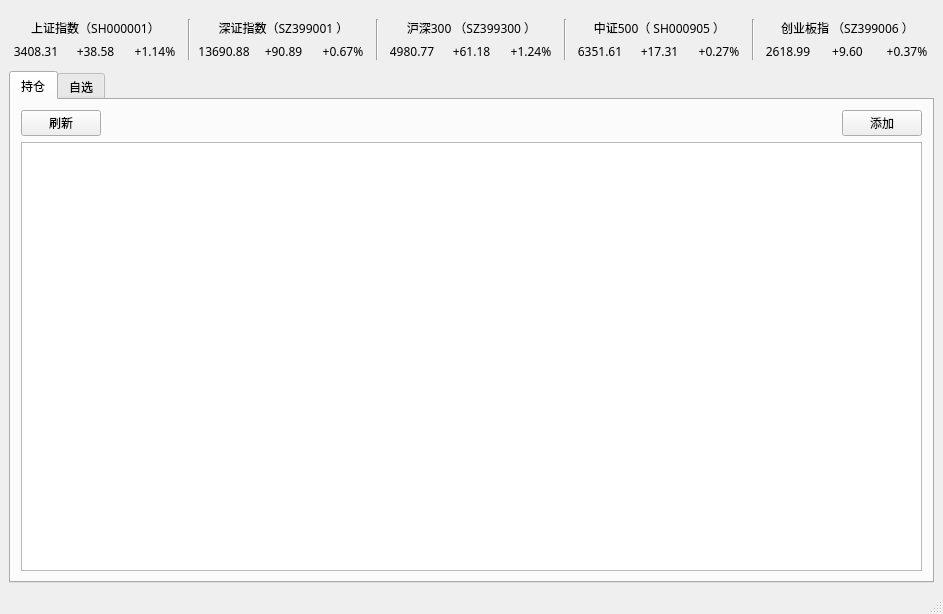
<?xml version="1.0" encoding="UTF-8"?>
<ui version="4.0">
 <class>MainWindow</class>
 <widget class="QMainWindow" name="MainWindow">
  <property name="geometry">
   <rect>
    <x>0</x>
    <y>0</y>
    <width>943</width>
    <height>614</height>
   </rect>
  </property>
  <property name="sizePolicy">
   <sizepolicy hsizetype="Expanding" vsizetype="Expanding">
    <horstretch>0</horstretch>
    <verstretch>0</verstretch>
   </sizepolicy>
  </property>
  <property name="font">
   <font>
    <family>PingFang SC</family>
   </font>
  </property>
  <property name="windowTitle">
   <string>MainWindow</string>
  </property>
  <widget class="QWidget" name="centralwidget">
   <property name="sizePolicy">
    <sizepolicy hsizetype="Expanding" vsizetype="Expanding">
     <horstretch>0</horstretch>
     <verstretch>0</verstretch>
    </sizepolicy>
   </property>
   <layout class="QGridLayout" name="gridLayout_2">
    <item row="1" column="0">
     <layout class="QHBoxLayout" name="horizontalLayout_8">
      <item>
       <widget class="QTabWidget" name="tabWidget">
        <property name="layoutDirection">
         <enum>Qt::LeftToRight</enum>
        </property>
        <property name="styleSheet">
         <string notr="true">QTabBar::tab[width:80]</string>
        </property>
        <property name="tabShape">
         <enum>QTabWidget::Rounded</enum>
        </property>
        <property name="currentIndex">
         <number>0</number>
        </property>
        <widget class="QWidget" name="tab">
         <property name="sizePolicy">
          <sizepolicy hsizetype="Expanding" vsizetype="Expanding">
           <horstretch>0</horstretch>
           <verstretch>0</verstretch>
          </sizepolicy>
         </property>
         <attribute name="title">
          <string>持仓</string>
         </attribute>
         <layout class="QGridLayout" name="gridLayout">
          <property name="leftMargin">
           <number>10</number>
          </property>
          <property name="topMargin">
           <number>10</number>
          </property>
          <property name="rightMargin">
           <number>10</number>
          </property>
          <property name="bottomMargin">
           <number>10</number>
          </property>
          <item row="0" column="2">
           <widget class="QPushButton" name="pushButton">
            <property name="text">
             <string>添加</string>
            </property>
           </widget>
          </item>
          <item row="0" column="0">
           <widget class="QPushButton" name="positionRefreshBtn">
            <property name="text">
             <string>刷新</string>
            </property>
           </widget>
          </item>
          <item row="0" column="1">
           <spacer name="horizontalSpacer">
            <property name="orientation">
             <enum>Qt::Horizontal</enum>
            </property>
            <property name="sizeHint" stdset="0">
             <size>
              <width>748</width>
              <height>20</height>
             </size>
            </property>
           </spacer>
          </item>
          <item row="1" column="0" colspan="3">
           <widget class="QTableView" name="tableView"/>
          </item>
         </layout>
        </widget>
        <widget class="QWidget" name="tab_2">
         <attribute name="title">
          <string>自选</string>
         </attribute>
         <layout class="QGridLayout" name="gridLayout_3">
          <property name="leftMargin">
           <number>10</number>
          </property>
          <property name="topMargin">
           <number>10</number>
          </property>
          <property name="rightMargin">
           <number>10</number>
          </property>
          <property name="bottomMargin">
           <number>10</number>
          </property>
         </layout>
        </widget>
       </widget>
      </item>
     </layout>
    </item>
    <item row="0" column="0">
     <layout class="QHBoxLayout" name="horizontalLayout">
      <property name="sizeConstraint">
       <enum>QLayout::SetDefaultConstraint</enum>
      </property>
      <property name="leftMargin">
       <number>0</number>
      </property>
      <property name="topMargin">
       <number>10</number>
      </property>
      <property name="rightMargin">
       <number>0</number>
      </property>
      <property name="bottomMargin">
       <number>5</number>
      </property>
      <item>
       <layout class="QVBoxLayout" name="verticalLayout">
        <item>
         <widget class="QLabel" name="label">
          <property name="text">
           <string>&lt;html&gt;&lt;head/&gt;&lt;body&gt;&lt;p&gt;上证指数（SH000001）&lt;/p&gt;&lt;/body&gt;&lt;/html&gt;</string>
          </property>
          <property name="alignment">
           <set>Qt::AlignCenter</set>
          </property>
         </widget>
        </item>
        <item>
         <layout class="QHBoxLayout" name="horizontalLayout_2">
          <item>
           <widget class="QLabel" name="SHZ_Price">
            <property name="text">
             <string>3408.31</string>
            </property>
            <property name="alignment">
             <set>Qt::AlignCenter</set>
            </property>
           </widget>
          </item>
          <item>
           <widget class="QLabel" name="SHZ_PriceChange">
            <property name="text">
             <string>+38.58</string>
            </property>
            <property name="alignment">
             <set>Qt::AlignCenter</set>
            </property>
           </widget>
          </item>
          <item>
           <widget class="QLabel" name="SHZ_ChangePercent">
            <property name="text">
             <string>+1.14%</string>
            </property>
            <property name="alignment">
             <set>Qt::AlignCenter</set>
            </property>
           </widget>
          </item>
         </layout>
        </item>
       </layout>
      </item>
      <item>
       <widget class="Line" name="line">
        <property name="orientation">
         <enum>Qt::Vertical</enum>
        </property>
       </widget>
      </item>
      <item>
       <layout class="QVBoxLayout" name="verticalLayout_5">
        <item>
         <widget class="QLabel" name="label_3">
          <property name="text">
           <string>&lt;html&gt;&lt;head/&gt;&lt;body&gt;&lt;p&gt;深证指数（SZ399001 ）&lt;/p&gt;&lt;/body&gt;&lt;/html&gt;</string>
          </property>
          <property name="alignment">
           <set>Qt::AlignCenter</set>
          </property>
         </widget>
        </item>
        <item>
         <layout class="QHBoxLayout" name="horizontalLayout_3">
          <item>
           <widget class="QLabel" name="SZZ_Price">
            <property name="text">
             <string>13690.88</string>
            </property>
            <property name="alignment">
             <set>Qt::AlignCenter</set>
            </property>
           </widget>
          </item>
          <item>
           <widget class="QLabel" name="SZZ_PriceChange">
            <property name="text">
             <string>+90.89</string>
            </property>
            <property name="alignment">
             <set>Qt::AlignCenter</set>
            </property>
           </widget>
          </item>
          <item>
           <widget class="QLabel" name="SZZ_ChangePercent">
            <property name="text">
             <string>+0.67%</string>
            </property>
            <property name="alignment">
             <set>Qt::AlignCenter</set>
            </property>
           </widget>
          </item>
         </layout>
        </item>
       </layout>
      </item>
      <item>
       <widget class="Line" name="line_2">
        <property name="orientation">
         <enum>Qt::Vertical</enum>
        </property>
       </widget>
      </item>
      <item>
       <layout class="QVBoxLayout" name="verticalLayout_6">
        <item>
         <widget class="QLabel" name="label_11">
          <property name="text">
           <string>&lt;html&gt;&lt;head/&gt;&lt;body&gt;&lt;p&gt;沪深300 （SZ399300 ）&lt;/p&gt;&lt;/body&gt;&lt;/html&gt;</string>
          </property>
          <property name="alignment">
           <set>Qt::AlignCenter</set>
          </property>
         </widget>
        </item>
        <item>
         <layout class="QHBoxLayout" name="horizontalLayout_4">
          <item>
           <widget class="QLabel" name="HS_Price">
            <property name="text">
             <string>4980.77</string>
            </property>
            <property name="alignment">
             <set>Qt::AlignCenter</set>
            </property>
           </widget>
          </item>
          <item>
           <widget class="QLabel" name="HS_PriceChange">
            <property name="text">
             <string>+61.18</string>
            </property>
            <property name="alignment">
             <set>Qt::AlignCenter</set>
            </property>
           </widget>
          </item>
          <item>
           <widget class="QLabel" name="HS_ChangePercent">
            <property name="text">
             <string>+1.24%</string>
            </property>
            <property name="alignment">
             <set>Qt::AlignCenter</set>
            </property>
           </widget>
          </item>
         </layout>
        </item>
       </layout>
      </item>
      <item>
       <widget class="Line" name="line_3">
        <property name="orientation">
         <enum>Qt::Vertical</enum>
        </property>
       </widget>
      </item>
      <item>
       <layout class="QVBoxLayout" name="verticalLayout_4">
        <item>
         <widget class="QLabel" name="label_5">
          <property name="text">
           <string>&lt;html&gt;&lt;head/&gt;&lt;body&gt;&lt;p&gt;中证500（ SH000905 ）&lt;/p&gt;&lt;/body&gt;&lt;/html&gt;</string>
          </property>
          <property name="alignment">
           <set>Qt::AlignCenter</set>
          </property>
         </widget>
        </item>
        <item>
         <layout class="QHBoxLayout" name="horizontalLayout_5">
          <item>
           <widget class="QLabel" name="ZZ_Price">
            <property name="text">
             <string>6351.61</string>
            </property>
            <property name="alignment">
             <set>Qt::AlignCenter</set>
            </property>
           </widget>
          </item>
          <item>
           <widget class="QLabel" name="ZZ_PriceChange">
            <property name="text">
             <string>+17.31</string>
            </property>
            <property name="alignment">
             <set>Qt::AlignCenter</set>
            </property>
           </widget>
          </item>
          <item>
           <widget class="QLabel" name="ZZ_ChangePercent">
            <property name="text">
             <string>+0.27%</string>
            </property>
            <property name="alignment">
             <set>Qt::AlignCenter</set>
            </property>
           </widget>
          </item>
         </layout>
        </item>
       </layout>
      </item>
      <item>
       <widget class="Line" name="line_4">
        <property name="orientation">
         <enum>Qt::Vertical</enum>
        </property>
       </widget>
      </item>
      <item>
       <layout class="QVBoxLayout" name="verticalLayout_2">
        <item>
         <widget class="QLabel" name="label_10">
          <property name="text">
           <string>&lt;html&gt;&lt;head/&gt;&lt;body&gt;&lt;p&gt;创业板指 （SZ399006 ）&lt;/p&gt;&lt;/body&gt;&lt;/html&gt;</string>
          </property>
          <property name="alignment">
           <set>Qt::AlignCenter</set>
          </property>
         </widget>
        </item>
        <item>
         <layout class="QHBoxLayout" name="horizontalLayout_7">
          <item>
           <widget class="QLabel" name="CY_Price">
            <property name="text">
             <string>2618.99</string>
            </property>
            <property name="alignment">
             <set>Qt::AlignCenter</set>
            </property>
           </widget>
          </item>
          <item>
           <widget class="QLabel" name="CY_PriceChange">
            <property name="text">
             <string>+9.60</string>
            </property>
            <property name="alignment">
             <set>Qt::AlignCenter</set>
            </property>
           </widget>
          </item>
          <item>
           <widget class="QLabel" name="CY_ChangePercent">
            <property name="text">
             <string>+0.37%</string>
            </property>
            <property name="alignment">
             <set>Qt::AlignCenter</set>
            </property>
           </widget>
          </item>
         </layout>
        </item>
       </layout>
      </item>
     </layout>
    </item>
   </layout>
  </widget>
  <widget class="QStatusBar" name="statusbar">
   <property name="sizePolicy">
    <sizepolicy hsizetype="Expanding" vsizetype="Expanding">
     <horstretch>0</horstretch>
     <verstretch>0</verstretch>
    </sizepolicy>
   </property>
  </widget>
 </widget>
 <resources/>
 <connections/>
</ui>
